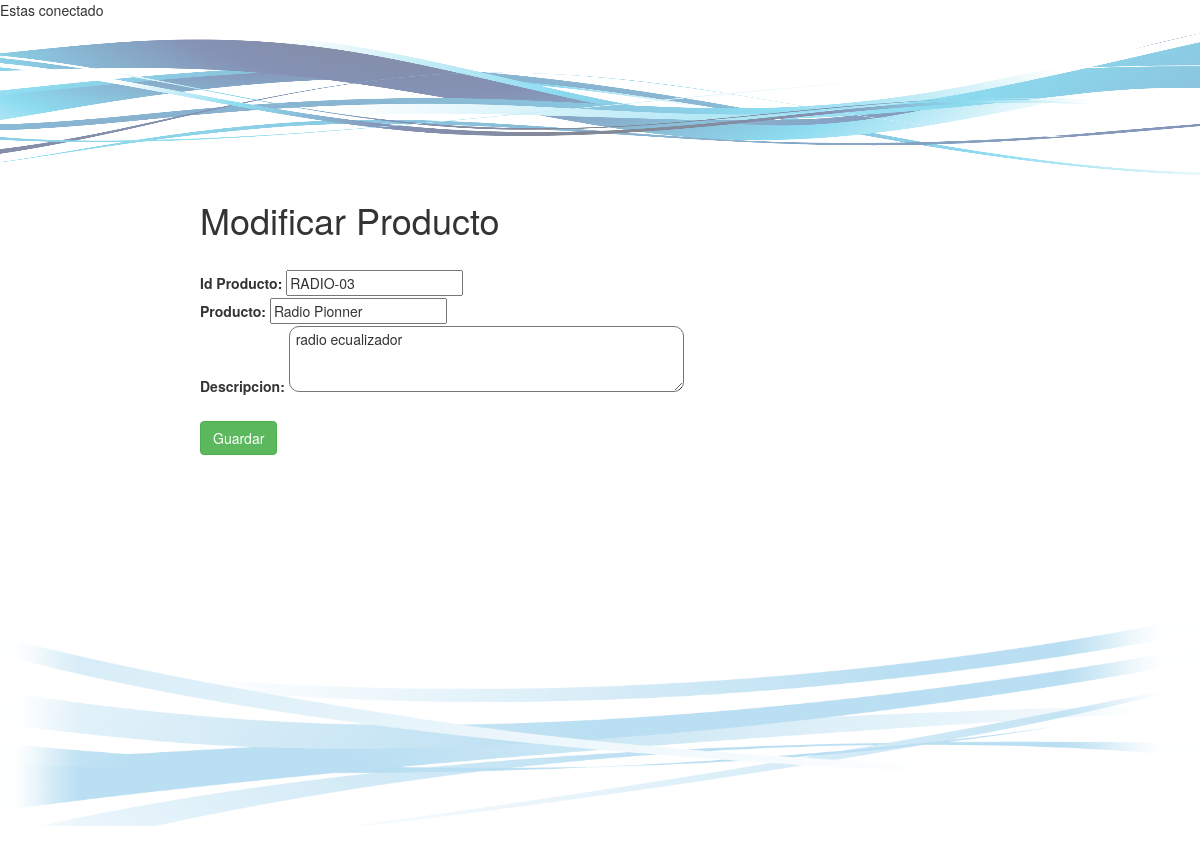
/modif_prod1.php?no=16, run on the app's committed database.
### tables this page shows
CREATE TABLE `productos` (
  `no` int(11) NOT NULL AUTO_INCREMENT,
  `id_producto` varchar(20) NOT NULL,
  `nombre` varchar(30) NOT NULL,
  `descripcion` text NOT NULL,
  PRIMARY KEY (`no`)
);

### modif_prod1.php (the view, shortened to what this page needs)
<?php
  $consulta=ConsultarProducto($_GET['no']);
  function ConsultarProducto( $no_prod )
  {
   include 'conexion.php';
   $sentencia="SELECT * FROM productos WHERE no='".$no_prod."' ";
   $resultado= $conexion->query($sentencia) or die ("Error al consultar producto".mysqli_error($conexion));
   $fila=$resultado->fetch_assoc();
   return [
    $fila['id_producto'],
    $fila['nombre'],
    $fila['descripcion']
   ];
  }
?>
<!DOCTYPE html>
<html>
<head>
<link href="css/bootstrap.css" rel="stylesheet" type="text/css">
</head>
<body>
<div class="todo">
  <div id="cabecera">
  	<img src="images/swirl.png" width="1188" id="img1">
  </div>
  <div id="contenido">
  	<div style="margin: auto; width: 800px; border-collapse: separate; border-spacing: 10px 5px;">
  		<span> <h1>Modificar Producto</h1> </span>
  		<br>
	  <form action="modif_prod2.php" method="POST" style="border-collapse: separate; border-spacing: 10px 5px;">
  		<label>Id Producto: </label>
  		<input type="text" id="id_producto" name="id_producto" value="<?php echo $consulta[0] ?>" ><br>
  		<label>Producto: </label>
  		<input type="text" id="producto" name="producto" value="<?php echo $consulta[1] ?>"><br>
  		<label>Descripcion: </label>
  		<textarea style="border-radius: 10px;" rows="3" cols="50" name="descripcion"> <?php echo $consulta[2] ?>  </textarea><br>
  		<br>
  		<button type="submit" class="btn btn-success">Guardar</button>
     </form>
  	</div>
  </div>
	<div id="footer">
  		<img src="images/swirl2.png" id="img2">
  	</div>
</div>
</body>
</html>

### css/mycss.css (style rules this page uses)
#cabecera { opacity: 1; text-align: center; }
#contenido { min-height: 401px; }
#img1 { height: 20%; width: 100%; }
#img2 { height: 30%; width: 100%; }

### data on the page
productos: id_producto "RADIO-03", producto "Radio Pionner", descripcion "radio ecualizador"
